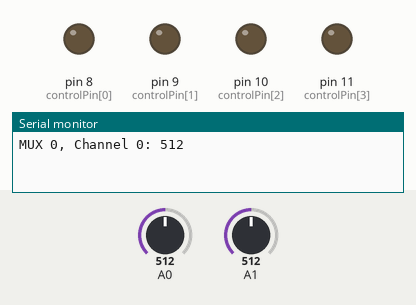
Recording of a sketch running on a simulated Arduino Uno, built with avr-gcc and run on an emulated ATmega328P. On the bench: output pins drawn as LEDs (lit = HIGH), the last lines printed to the serial monitor. Inputs (shaded band) come from the test bench; at power-on: A0 = 512, A1 = 512.

Above: at 0.12 s.
At 0.62 s:
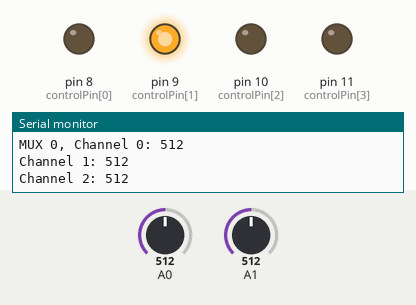
At 1.12 s:
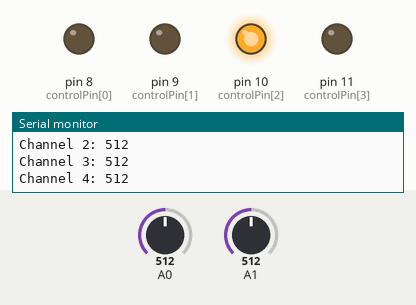
At 2.37 s:
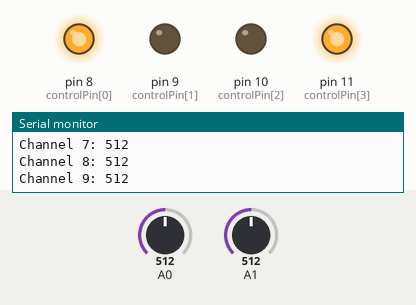
At 3.63 s:
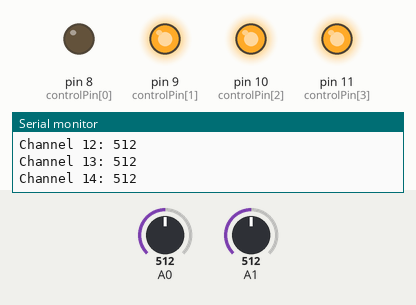
At 4.88 s:
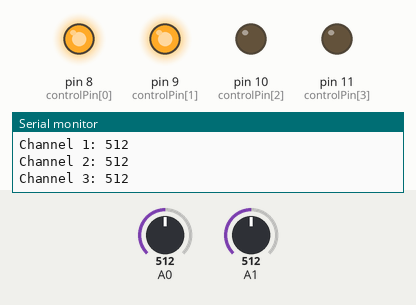
Timing chart, 0 to 5.2 s (numbered marks = the images above):
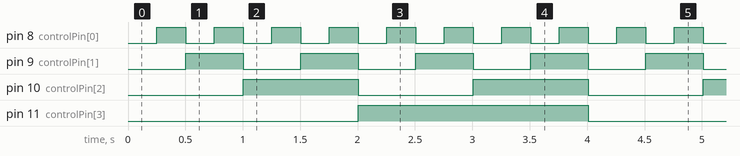

Measured:
- by itself, pin 8 (controlPin[0]): alternates HIGH for 0.25 s and LOW for 0.25 s
- by itself, pin 9 (controlPin[1]): alternates HIGH for 0.50 s and LOW for 0.50 s
- by itself, pin 10 (controlPin[2]): alternates HIGH for 1.0 s and LOW for 1.0 s
- by itself, pin 11 (controlPin[3]): alternates HIGH for 2.0 s and LOW for 2.0 s

The sketch:

mux.ino
```cpp
//Arduino D8, D9, D10 and D11 pins send a 1/0 to the mux s0, s1, s3 and s4 pins to select the binary channel on the mux
int controlPin[ 4] ={ 8, 9, 10, 11};

//The binary values used to select specific channel
int muxChannel[16][4]={
  {0,0,0,0}, //channel 0
  {1,0,0,0}, //channel 1
  {0,1,0,0}, //channel 2
  {1,1,0,0}, //channel 3
  {0,0,1,0}, //channel 4
  {1,0,1,0}, //channel 5
  {0,1,1,0}, //channel 6
  {1,1,1,0}, //channel 7
  {0,0,0,1}, //channel 8
  {1,0,0,1}, //channel 9
  {0,1,0,1}, //channel 10
  {1,1,0,1}, //channel 11
  {0,0,1,1}, //channel 12
  {1,0,1,1}, //channel 13
  {0,1,1,1}, //channel 14
  {1,1,1,1}  //channel 15
};

//signal "SIG" pin present on the mux is read by the Arduino on A0, A1 or A2; each analogue input is unique to a specific mux
//3 mux are used on the sensor shield
int sigRead[3] = {0, 1, 2};


void setup(){
  for( int i= 0; i< 4; i++)
    pinMode( controlPin[ i], OUTPUT);
  for( int i= 0; i< 4; i++)
    digitalWrite( controlPin[ i], LOW);

  Serial.begin(9600);
}

void loop(){
  //Loop through each of the 3 mux, and read values from each mux channel
  //Reports back Value at channel 6 is: 346
  for( int i= 0; i< 2; i++){
    Serial.print( "MUX "); Serial.print( i); Serial.print( ", ");
    for( int j= 0; j< 16; j++){
      for( int k= 0; k< 4; k++)
        digitalWrite( controlPin[ k], muxChannel[ j][ k]);
      Serial.print( "Channel "); Serial.print( j); Serial.print( ": "); Serial.println( analogRead( sigRead[ i]));
      delay( 250);
    }
  }
}
```
